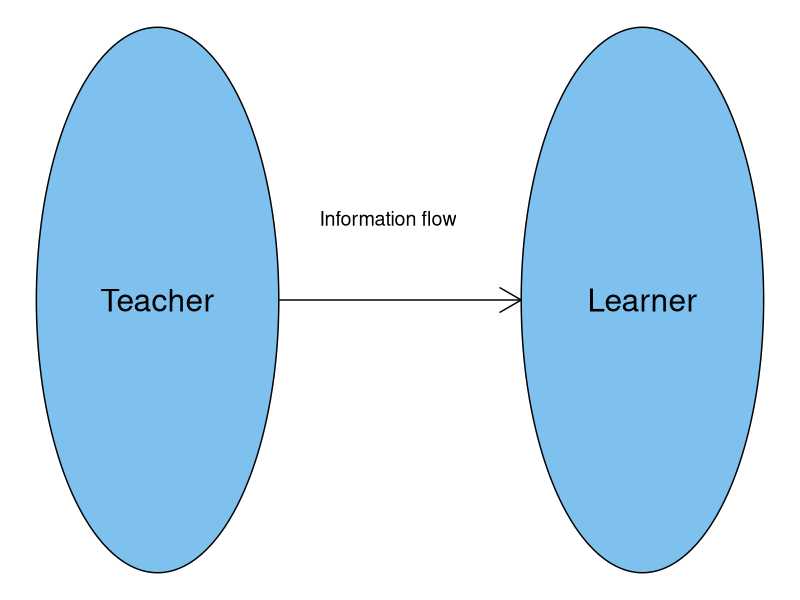

The R script that drew this image:
## ---- chunk 1
#| output: false
#| echo: false
library(ggforce)
library(tibble)
## ---- chunk 2
#| fig-width: 5.5
#| fig-asp: 0.33333
circles <- tibble(x0 = c(0, 2), y0 = c(0, 0), r = c(.5, .5))
ggplot() + 
    geom_circle(aes(x0 = x0, y0 = y0, r = r), data = circles, fill = "SkyBlue2") + 
    geom_segment(aes(x = 0.5, y = 0, xend = 1.5, yend = 0), arrow = arrow()) +
    annotate("text", x=0, y=0, label="Teacher", size=8) +
    annotate("text", x=2, y=0, label="Learner", size=8) +
    annotate("text", x=0.95, y=0.15, label="Information flow", size=5) +
    theme_void()
